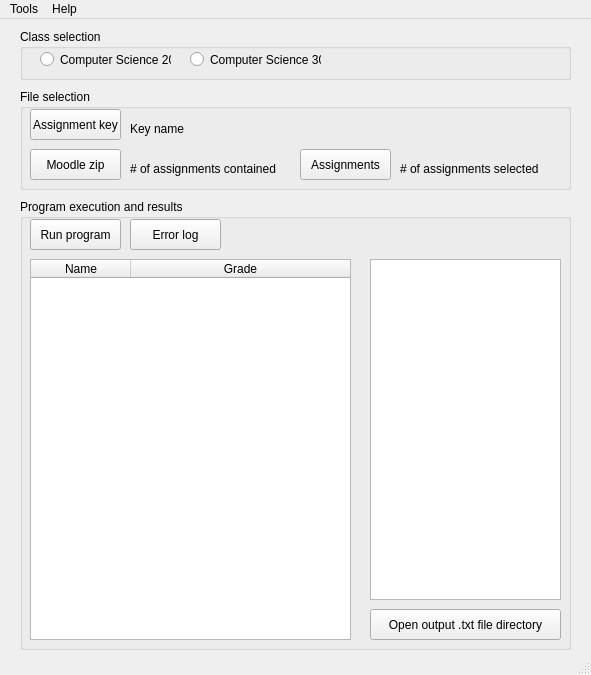
<?xml version="1.0" encoding="UTF-8"?>
<ui version="4.0">
 <class>MainWindow</class>
 <widget class="QMainWindow" name="MainWindow">
  <property name="geometry">
   <rect>
    <x>0</x>
    <y>0</y>
    <width>591</width>
    <height>675</height>
   </rect>
  </property>
  <property name="windowTitle">
   <string>MainWindow</string>
  </property>
  <widget class="QWidget" name="centralwidget">
   <widget class="QGroupBox" name="groupBox2">
    <property name="geometry">
     <rect>
      <x>20</x>
      <y>70</y>
      <width>551</width>
      <height>101</height>
     </rect>
    </property>
    <property name="title">
     <string>File selection</string>
    </property>
    <widget class="QPushButton" name="button1">
     <property name="geometry">
      <rect>
       <x>10</x>
       <y>20</y>
       <width>91</width>
       <height>31</height>
      </rect>
     </property>
     <property name="statusTip">
      <string>Select the desired assignment key .py file.</string>
     </property>
     <property name="text">
      <string>Assignment key</string>
     </property>
    </widget>
    <widget class="QLabel" name="label1">
     <property name="geometry">
      <rect>
       <x>110</x>
       <y>30</y>
       <width>151</width>
       <height>21</height>
      </rect>
     </property>
     <property name="cursor">
      <cursorShape>IBeamCursor</cursorShape>
     </property>
     <property name="text">
      <string>Key name</string>
     </property>
     <property name="textInteractionFlags">
      <set>Qt::LinksAccessibleByMouse|Qt::TextSelectableByMouse</set>
     </property>
    </widget>
    <widget class="QPushButton" name="button2">
     <property name="geometry">
      <rect>
       <x>10</x>
       <y>60</y>
       <width>91</width>
       <height>31</height>
      </rect>
     </property>
     <property name="statusTip">
      <string>Select the Moodle zip file containing all submissions for marking.</string>
     </property>
     <property name="text">
      <string>Moodle zip</string>
     </property>
    </widget>
    <widget class="QLabel" name="label2">
     <property name="geometry">
      <rect>
       <x>110</x>
       <y>70</y>
       <width>151</width>
       <height>21</height>
      </rect>
     </property>
     <property name="cursor">
      <cursorShape>IBeamCursor</cursorShape>
     </property>
     <property name="text">
      <string># of assignments contained</string>
     </property>
     <property name="textInteractionFlags">
      <set>Qt::LinksAccessibleByMouse|Qt::TextSelectableByMouse</set>
     </property>
    </widget>
    <widget class="QLabel" name="label3">
     <property name="geometry">
      <rect>
       <x>380</x>
       <y>70</y>
       <width>151</width>
       <height>21</height>
      </rect>
     </property>
     <property name="cursor">
      <cursorShape>IBeamCursor</cursorShape>
     </property>
     <property name="text">
      <string># of assignments selected</string>
     </property>
     <property name="textInteractionFlags">
      <set>Qt::LinksAccessibleByMouse|Qt::TextSelectableByMouse</set>
     </property>
    </widget>
    <widget class="QPushButton" name="button3">
     <property name="geometry">
      <rect>
       <x>280</x>
       <y>60</y>
       <width>91</width>
       <height>31</height>
      </rect>
     </property>
     <property name="statusTip">
      <string>Manually select individual zip file submissions for marking.</string>
     </property>
     <property name="text">
      <string>Assignments</string>
     </property>
    </widget>
   </widget>
   <widget class="QGroupBox" name="groupBox1">
    <property name="geometry">
     <rect>
      <x>20</x>
      <y>10</y>
      <width>551</width>
      <height>51</height>
     </rect>
    </property>
    <property name="title">
     <string>Class selection</string>
    </property>
    <widget class="QRadioButton" name="radioButton1">
     <property name="geometry">
      <rect>
       <x>20</x>
       <y>10</y>
       <width>131</width>
       <height>41</height>
      </rect>
     </property>
     <property name="statusTip">
      <string>PyAutoMark will save previously accessed directories specific to CS20.</string>
     </property>
     <property name="text">
      <string>Computer Science 20</string>
     </property>
    </widget>
    <widget class="QRadioButton" name="radioButton2">
     <property name="geometry">
      <rect>
       <x>170</x>
       <y>10</y>
       <width>131</width>
       <height>41</height>
      </rect>
     </property>
     <property name="statusTip">
      <string>PyAutoMark will save previously accessed directories specific to CS30.</string>
     </property>
     <property name="text">
      <string>Computer Science 30</string>
     </property>
    </widget>
   </widget>
   <widget class="QGroupBox" name="groupBox3">
    <property name="geometry">
     <rect>
      <x>20</x>
      <y>180</y>
      <width>551</width>
      <height>451</height>
     </rect>
    </property>
    <property name="title">
     <string>Program execution and results</string>
    </property>
    <widget class="QTableWidget" name="table1">
     <property name="geometry">
      <rect>
       <x>10</x>
       <y>60</y>
       <width>321</width>
       <height>381</height>
      </rect>
     </property>
     <property name="sizePolicy">
      <sizepolicy hsizetype="Preferred" vsizetype="Preferred">
       <horstretch>0</horstretch>
       <verstretch>0</verstretch>
      </sizepolicy>
     </property>
     <property name="lineWidth">
      <number>1</number>
     </property>
     <property name="sizeAdjustPolicy">
      <enum>QAbstractScrollArea::AdjustIgnored</enum>
     </property>
     <property name="editTriggers">
      <set>QAbstractItemView::NoEditTriggers</set>
     </property>
     <property name="dragDropOverwriteMode">
      <bool>false</bool>
     </property>
     <property name="selectionMode">
      <enum>QAbstractItemView::NoSelection</enum>
     </property>
     <property name="sortingEnabled">
      <bool>true</bool>
     </property>
     <attribute name="horizontalHeaderVisible">
      <bool>true</bool>
     </attribute>
     <attribute name="horizontalHeaderCascadingSectionResizes">
      <bool>false</bool>
     </attribute>
     <attribute name="horizontalHeaderStretchLastSection">
      <bool>true</bool>
     </attribute>
     <attribute name="verticalHeaderVisible">
      <bool>true</bool>
     </attribute>
     <attribute name="verticalHeaderCascadingSectionResizes">
      <bool>false</bool>
     </attribute>
     <attribute name="verticalHeaderHighlightSections">
      <bool>true</bool>
     </attribute>
     <attribute name="verticalHeaderShowSortIndicator" stdset="0">
      <bool>false</bool>
     </attribute>
     <attribute name="verticalHeaderStretchLastSection">
      <bool>false</bool>
     </attribute>
     <column>
      <property name="text">
       <string>Name</string>
      </property>
     </column>
     <column>
      <property name="text">
       <string>Grade</string>
      </property>
     </column>
    </widget>
    <widget class="QListWidget" name="list1">
     <property name="geometry">
      <rect>
       <x>350</x>
       <y>60</y>
       <width>191</width>
       <height>341</height>
      </rect>
     </property>
     <property name="selectionMode">
      <enum>QAbstractItemView::ExtendedSelection</enum>
     </property>
    </widget>
    <widget class="QPushButton" name="button6">
     <property name="geometry">
      <rect>
       <x>350</x>
       <y>410</y>
       <width>191</width>
       <height>31</height>
      </rect>
     </property>
     <property name="statusTip">
      <string>Choose which .txt file(s) you wish to review.</string>
     </property>
     <property name="text">
      <string>Open output .txt file directory</string>
     </property>
    </widget>
    <widget class="QPushButton" name="button4">
     <property name="geometry">
      <rect>
       <x>10</x>
       <y>20</y>
       <width>91</width>
       <height>31</height>
      </rect>
     </property>
     <property name="statusTip">
      <string>Initiates the auto-marking process.</string>
     </property>
     <property name="text">
      <string>Run program</string>
     </property>
    </widget>
    <widget class="QPushButton" name="button5">
     <property name="geometry">
      <rect>
       <x>110</x>
       <y>20</y>
       <width>91</width>
       <height>31</height>
      </rect>
     </property>
     <property name="statusTip">
      <string>Opens error log text file.</string>
     </property>
     <property name="text">
      <string>Error log</string>
     </property>
    </widget>
   </widget>
  </widget>
  <widget class="QMenuBar" name="menubar">
   <property name="geometry">
    <rect>
     <x>0</x>
     <y>0</y>
     <width>591</width>
     <height>21</height>
    </rect>
   </property>
   <widget class="QMenu" name="menuHelp">
    <property name="title">
     <string>Help</string>
    </property>
    <addaction name="actionDocumentation_PDF"/>
   </widget>
   <widget class="QMenu" name="menuTools">
    <property name="title">
     <string>Tools</string>
    </property>
    <addaction name="actionClear"/>
    <addaction name="actionReset"/>
   </widget>
   <addaction name="menuTools"/>
   <addaction name="menuHelp"/>
  </widget>
  <widget class="QStatusBar" name="statusbar"/>
  <action name="actionDocumentation_PDF">
   <property name="text">
    <string>Documentation (PDF)</string>
   </property>
  </action>
  <action name="actionMoodle">
   <property name="text">
    <string>Process Moodle zip</string>
   </property>
   <property name="statusTip">
    <string/>
   </property>
  </action>
  <action name="actionClear">
   <property name="text">
    <string>Clear results</string>
   </property>
  </action>
  <action name="actionReset">
   <property name="text">
    <string>Reset all</string>
   </property>
  </action>
 </widget>
 <resources/>
 <connections/>
</ui>
